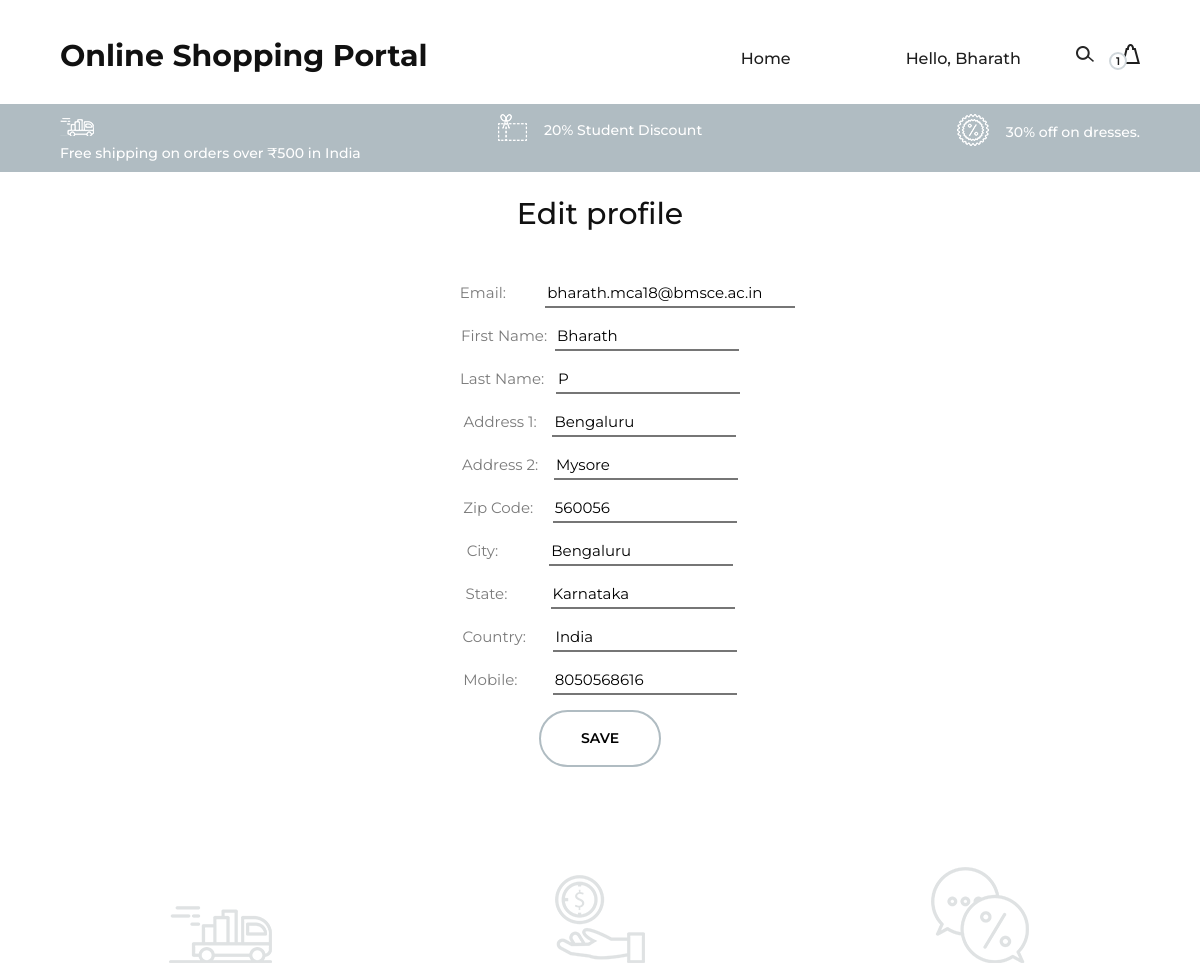
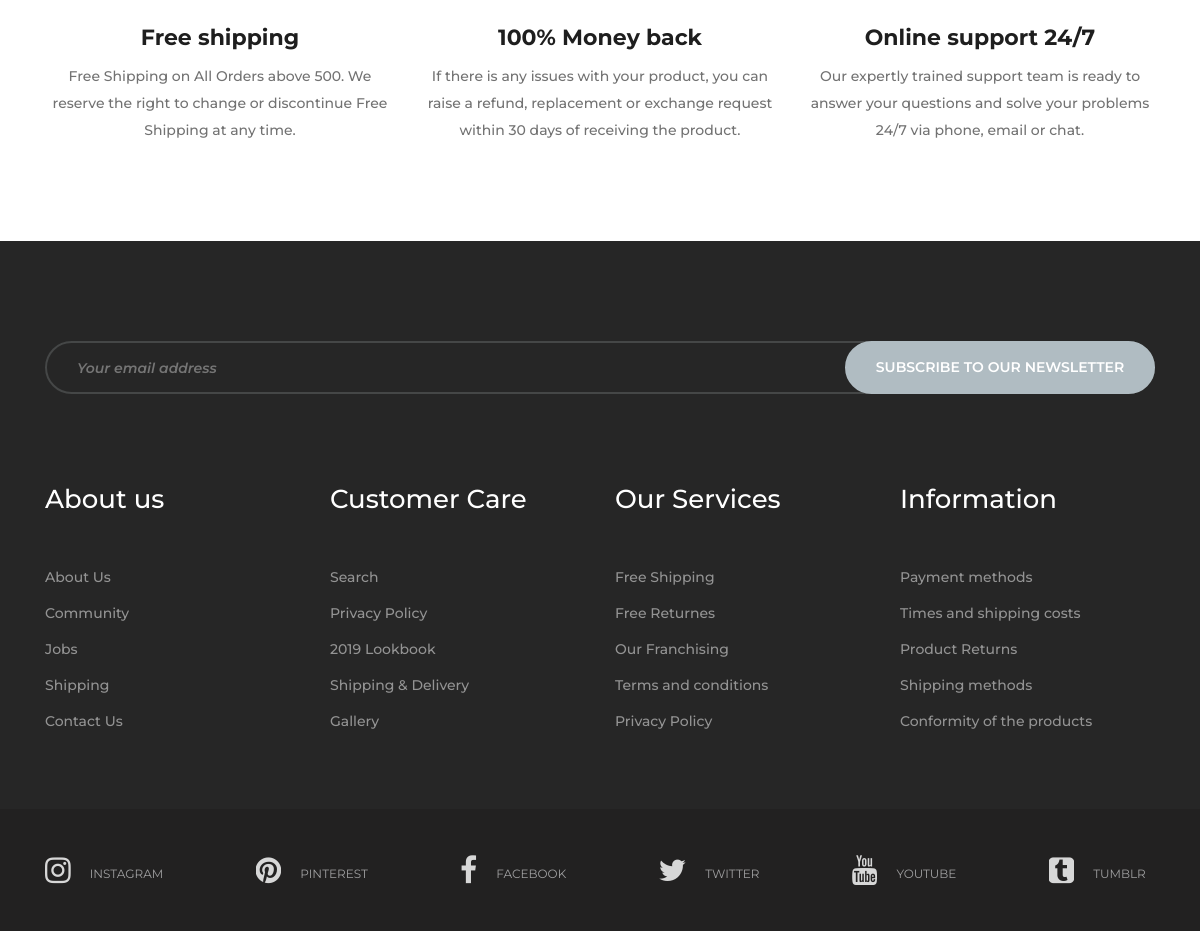
The app's page /account/profile/edit (signed in) with its own data (2 pictures, top to bottom).
### tables this page shows
CREATE TABLE users 
		(userId INTEGER PRIMARY KEY, 
		password TEXT,
		email TEXT,
		firstName TEXT,
		lastName TEXT,
		address1 TEXT,
		address2 TEXT,
		zipcode TEXT,
		city TEXT,
		state TEXT,
		country TEXT, 
		phone TEXT
		);

### main.py (the view)
@app.route("/account/profile/edit", methods=["GET", "POST"])
def editProfile():
    if 'email' not in session:
        return redirect(url_for('root'))
    loggedIn, firstName, noOfItems = getLoginDetails()
    with sqlite3.connect('database.db') as conn:
        cur = conn.cursor()
        cur.execute("SELECT userId, email, firstName, lastName, address1, address2, zipcode, city, state, country, phone FROM users WHERE email = ?", (session['email'], ))
        profileData = cur.fetchone()
    conn.close()
    msg11 = request.args.get("msg11")
    return render_template("editProfile.html", profileData=profileData, loggedIn=loggedIn, firstName=firstName, noOfItems=noOfItems, msg11=msg11)

### main.py (called while the page is built)
def getLoginDetails():
    with sqlite3.connect('database.db') as conn:
        cur = conn.cursor()
        if 'email' not in session:
            loggedIn = False
            firstName = ''
            noOfItems = 0
        else:
            loggedIn = True
            cur.execute("SELECT userId, firstName FROM users WHERE email = ?", (session['email'], ))
            userId, firstName = cur.fetchone()
            cur.execute("SELECT count(productId) FROM kart WHERE userId = ?", (userId, ))
            noOfItems = cur.fetchone()[0]
    conn.close()
    return (loggedIn, firstName, noOfItems)

### templates/editProfile.html (shortened to what this page needs)
<!DOCTYPE HTML>
<html>
<head>
<head>
    <link rel="stylesheet" href={{ url_for('static', filename="bharath/css/bootstrap.min.css")}} type="text/css" />
    <link rel="stylesheet" href={{ url_for('static', filename="bharath/css/font-awesome.min.css")}} type="text/css" />
    <link rel="stylesheet" href={{ url_for('static', filename="bharath/css/nice-select.css")}} type="text/css"/>
    <link rel="stylesheet" href={{ url_for('static', filename="bharath/css/owl.carousel.min.css")}} type="text/css"/>
    <link rel="stylesheet" href={{ url_for('static', filename="bharath/css/magnific-popup.css")}} type="text/css"/>
    <link rel="stylesheet" href={{ url_for('static', filename="bharath/css/slicknav.min.css")}} type="text/css"/>
    <link rel="stylesheet" href={{ url_for('static', filename="bharath/css/style.css")}} type="text/css"/>
</head>
    <header class="header-section" >
        <div class="container-fluid">
            <div class="inner-header">
                <div class="logo">
                    <a href="/"><h3><b>Online Shopping Portal</b></h3></a>
                </div>
                <div class="header-right">
                    <img src={{ url_for('static', filename="bharath/img/icons/search.png" )}} alt="" class="search-trigger"/>
                    <a href="/cart"><img src={{ url_for('static', filename="bharath/img/icons/bag.png" )}} alt=""/>
                        <span>{{noOfItems}}</span>
                    </a>
                </div>
                {% if not loggedIn %}
                <div class="user-access">
                    <a href="/loginForm" >Sign in</a>
                </div>
                {% else %}
                    <div>
                        <nav class="main-menu mobile-menu">
                            <ul>
                                <li><a href="">Hello, {{firstName}}</a>
                            </li>
                        </ul>
                    </nav>
                    </div>
                    {% endif %}
                <nav class="main-menu mobile-menu">
                    <ul>
                        <li><a href="/">Home</a></li>
                    </ul>
                </nav>
            </div>
        </div>
    </header>
<div class="header-info">
    <div class="container-fluid">
        <div class="row">
            <div class="col-md-4">
                <div class="header-item">
                    <img src={{url_for('static', filename="bharath/img/icons/delivery.png" )}} alt=""/>
                    <p>Free shipping on orders over ₹500 in India</p>
                </div>
            </div>
            <div class="col-md-4 text-left text-lg-center">
                <div class="header-item">
                    <img src={{url_for('static', filename="bharath/img/icons/voucher.png")}} alt=""/>
                    <p>20% Student Discount</p>
                </div>
            </div>
            <div class="col-md-4 text-left text-xl-right">
                <div class="header-item">
                <img src={{url_for('static', filename="bharath/img/icons/sales.png")}} alt=""/>
                <p>30% off on dresses. </p>
            </div>
            </div>
        </div>
    </div>
</div>
	<body>
	<center>
<div class="display"><br>
    <h3>Edit profile</h3><br>
        <br>
	<form action="/updateProfile" method="POST" >
		<p>&nbsp;&nbsp;&nbsp;&nbsp;&nbsp;&nbsp;&nbsp;&nbsp;&nbsp;&nbsp;&nbsp;&nbsp;&nbsp;&nbsp;Email:&nbsp;&nbsp;&nbsp;&nbsp;&nbsp;&nbsp;&nbsp;&nbsp;&nbsp;&nbsp;<input type="email" style="border-top-style: hidden;	border-right-style: hidden;
			border-left-style: hidden; width: 250px;" name="email"  value={{profileData[1]}} readonly="readonly"></p>
        <p>First Name:&nbsp;&nbsp;<input type="text"  name="firstName" style="border-top-style: hidden;	border-right-style: hidden;
            border-left-style: hidden; " value={{profileData[2]}}></p>
		<p>Last Name: &nbsp;&nbsp;<input type="text" name="lastName" style="border-top-style: hidden;	border-right-style: hidden;
            border-left-style: hidden; " value={{profileData[3]}}></p>
		<p>Address 1: &nbsp;&nbsp;&nbsp;<input type="text" name="address1" style="border-top-style: hidden;	border-right-style: hidden;
            border-left-style: hidden; " value={{profileData[4]}}></p>
		<p>Address 2: &nbsp;&nbsp;&nbsp;<input type="text" name="address2" style="border-top-style: hidden;	border-right-style: hidden;
            border-left-style: hidden; " value={{profileData[5]}}></p>
		<p>Zip Code: &nbsp;&nbsp;&nbsp;&nbsp;<input type="text" name="zipcode" style="border-top-style: hidden;	border-right-style: hidden;
            border-left-style: hidden; " value={{profileData[6]}}></p>
		<p>City: &nbsp;&nbsp;&nbsp;&nbsp;&nbsp;&nbsp;&nbsp;&nbsp;&nbsp;&nbsp;&nbsp;&nbsp;<input type="text" style="border-top-style: hidden;	border-right-style: hidden;
            border-left-style: hidden; " name="city" value={{profileData[7]}}></p>
		<p>State: &nbsp;&nbsp;&nbsp;&nbsp;&nbsp;&nbsp;&nbsp;&nbsp;&nbsp;&nbsp;<input type="text" name="state" style="border-top-style: hidden;	border-right-style: hidden;
            border-left-style: hidden; " value={{profileData[8]}}></p>
		<p>Country: &nbsp;&nbsp;&nbsp;&nbsp;&nbsp;&nbsp;<input type="text" style="border-top-style: hidden;	border-right-style: hidden;
            border-left-style: hidden; " name="country" value={{profileData[9]}}></p>
		<p>Mobile:&nbsp;&nbsp;&nbsp;&nbsp;&nbsp;&nbsp;&nbsp;&nbsp; <input type="text" style="border-top-style: hidden;	border-right-style: hidden;
            border-left-style: hidden; " name="phone" value={{profileData[10]}}></p>
		<input type="submit" value="Save" class="primary-btn " style="color: black; border-color: #B0BCC2; background-color: white;" >
	</form>
</div></center>
 <section class="features-section spad">
	<div class="features-ads">
		<div class="container">
			<div class="row">
				<div class="col-lg-4">
					<div class="single-features-ads first">
						<img src={{url_for('static', filename="bharath/img/icons/f-delivery.png")}} alt="" />
						<h4>Free shipping</h4>
						<p>Free Shipping on All Orders above 500. We reserve the right to change or discontinue Free Shipping at any time.  </p>
					</div>
				</div>
				<div class="col-lg-4">
					<div class="single-features-ads second">
						<img src={{url_for('static', filename="bharath/img/icons/coin.png" )}} alt="" />
						<h4>100% Money back </h4>
						<p>If there is any issues with your product, you can raise a refund, replacement or exchange request within 30 days of receiving the product.</p>
					</div>
				</div>
				<div class="col-lg-4">
					<div class="single-features-ads">
						<img src={{url_for('static', filename="bharath/img/icons/chat.png" )}} alt="" />
						<h4>Online support 24/7</h4>
						<p>Our expertly trained support team is ready to answer your questions and solve your problems 24/7 via phone, email or chat.
                        </p>
					</div>
				</div>
			</div>
		</div>
	</div>
    <footer class="footer-section spad">
        <div class="container">
            <div class="newslatter-form">
                <div class="row">
                    <div class="col-lg-12">
                        <form action="#">
                            <input type="text" placeholder="Your email address">
                            <button type="submit">Subscribe to our newsletter</button>
                        </form>
                    </div>
                </div>
            </div>
            <div class="footer-widget">
                <div class="row">
                    <div class="col-lg-3 col-sm-6">
                        <div class="single-footer-widget">
                            <h4>About us</h4>
                            <ul>
                                <li>About Us</li>
                                <li>Community</li>
                                <li>Jobs</li>
                                <li>Shipping</li>
                                <li>Contact Us</li>
                            </ul>
                        </div>
                    </div>
                    <div class="col-lg-3 col-sm-6">
                        <div class="single-footer-widget">
                            <h4>Customer Care</h4>
                            <ul>
                                <li>Search</li>
                                <li>Privacy Policy</li>
                                <li>2019 Lookbook</li>
                                <li>Shipping & Delivery</li>
                                <li>Gallery</li>
                            </ul>
                        </div>
                    </div>
                    <div class="col-lg-3 col-sm-6">
                        <div class="single-footer-widget">
                            <h4>Our Services</h4>
                            <ul>
                                <li>Free Shipping</li>
                                <li>Free Returnes</li>
                                <li>Our Franchising</li>
                                <li>Terms and conditions</li>
                                <li>Privacy Policy</li>
                            </ul>
                        </div>
                    </div>
                    <div class="col-lg-3 col-sm-6">
                        <div class="single-footer-widget">
                            <h4>Information</h4>
                            <ul>
                                <li>Payment methods</li>
                                <li>Times and shipping costs</li>
                                <li>Product Returns</li>
                                <li>Shipping methods</li>
                                <li>Conformity of the products</li>
                            </ul>
                        </div>
                    </div>
                </div>
            </div>
        </div>
        <div class="social-links-warp">
			<div class="container">
				<div class="social-links">
					<a href="" class="instagram"><i class="fa fa-instagram"></i><span>instagram</span></a>
					<a href="" class="pinterest"><i class="fa fa-pinterest"></i><span>pinterest</span></a>
					<a href="" class="facebook"><i class="fa fa-facebook"></i><span>facebook</span></a>
					<a href="" class="twitter"><i class="fa fa-twitter"></i><span>twitter</span></a>
					<a href="" class="youtube"><i class="fa fa-youtube"></i><span>youtube</span></a>
					<a href="" class="tumblr"><i class="fa fa-tumblr-square"></i><span>tumblr</span></a>
				</div>
			</div>
		</div>
	</footer>
</body>
</html>

### records on screen
users: firstName "Bharath", email "bharath.mca18@bmsce.ac.in", lastName "P", address1 "Bengaluru", address2 "Mysore", zipcode "560056", city "Bengaluru", state "Karnataka", country "India", phone "8050568616"

### other values on screen
{{ noOfItems }} "1"
